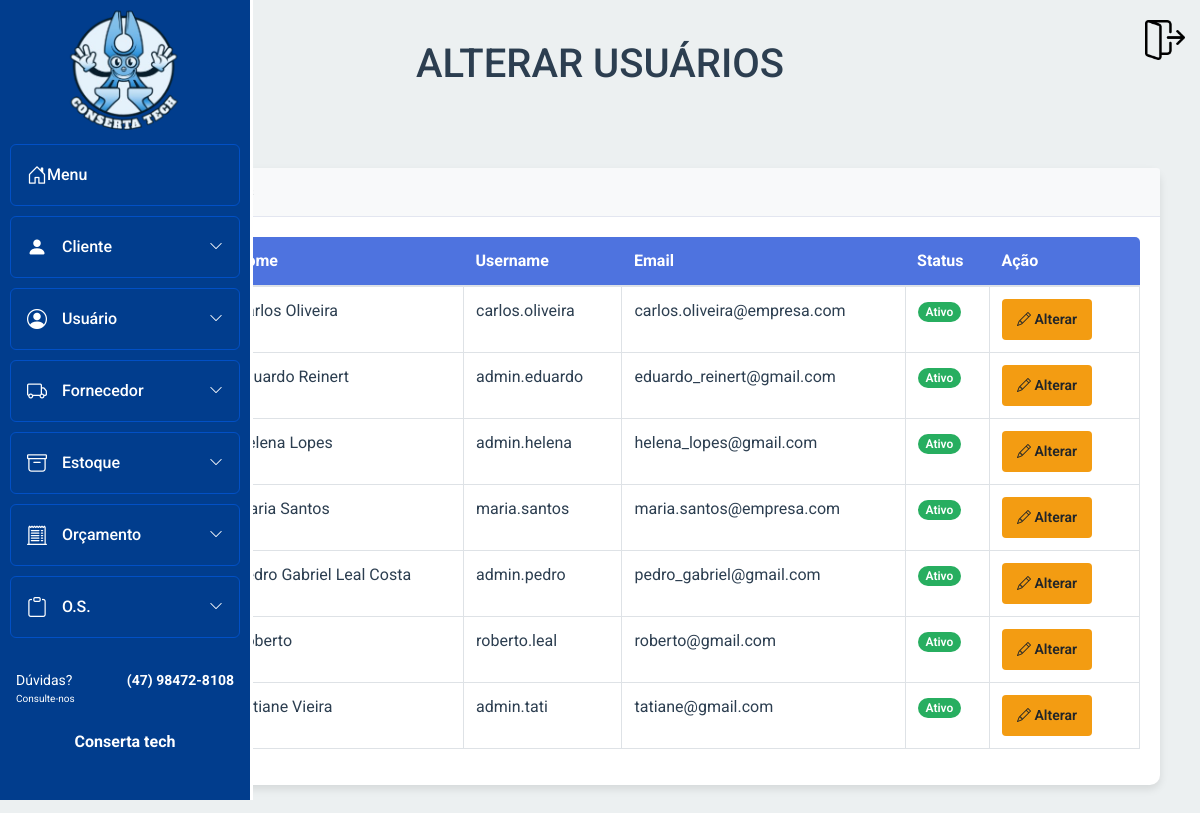
The page /sa_mod_bd/Usuario/alterar_usuario.php (signed in) on the database its author committed.
### tables this page shows
CREATE TABLE IF NOT EXISTS `usuario` (
  `id_usuario` int NOT NULL AUTO_INCREMENT,
  `id_perfil` int NOT NULL,
  `nome` varchar(50) NOT NULL,
  `cpf` varchar(15) DEFAULT NULL,
  `username` varchar(30) NOT NULL,
  `email` varchar(100) NOT NULL,
  `senha` varchar(255) NOT NULL,
  `data_cad` date DEFAULT NULL,
  `data_nasc` date DEFAULT NULL,
  `sexo` enum('M','F','O') DEFAULT NULL,
  `cep` varchar(10) DEFAULT NULL,
  `logradouro` varchar(80) DEFAULT NULL,
  `tipo` varchar(20) DEFAULT NULL,
  `complemento` varchar(15) DEFAULT NULL,
  `numero` int DEFAULT NULL,
  `cidade` varchar(30) DEFAULT NULL,
  `uf` varchar(2) DEFAULT NULL,
  `bairro` varchar(20) DEFAULT NULL,
  `telefone` varchar(18) DEFAULT NULL,
  `inativo` tinyint DEFAULT '0',
  `senha_temporaria` tinyint DEFAULT '0',
  PRIMARY KEY (`id_usuario`),
  UNIQUE KEY `username` (`username`),
  UNIQUE KEY `email` (`email`),
  UNIQUE KEY `cpf` (`cpf`),
  KEY `fk_usuario_perfil` (`id_perfil`)
);

### sa_mod_bd/Usuario/processa_alteracao.php (called while the page is built, shortened)
<?php
require '../Conexao/conexao.php';
$sql = "SELECT * FROM usuario WHERE inativo = 0 ORDER BY nome ASC";
$stmt = $pdo->prepare($sql);
$stmt->execute();
$usuarios = $stmt->fetchAll(PDO::FETCH_ASSOC);
function safe_html($value) {
    return $value !== null ? htmlspecialchars($value) : '';
}
?>

### sa_mod_bd/Usuario/alterar_usuario.php (the view, shortened to what this page needs)
<?php
include 'processa_alteracao.php';
?>
<!DOCTYPE html>
<html lang="pt-br">
<head>
    <link rel="stylesheet" href="../bootstrap/css/bootstrap.min.css">
    <link rel="stylesheet" href="https://cdn.jsdelivr.net/npm/bootstrap-icons@1.10.3/font/bootstrap-icons.css" />
    <link rel="stylesheet" href="../Menu_lateral/css-home-bar.css" />
    <link rel="stylesheet" href="https://cdn.jsdelivr.net/npm/flatpickr/dist/flatpickr.min.css">
    <link rel="stylesheet" href="https://cdn.jsdelivr.net/npm/notyf@3/notyf.min.css">
    <link rel="stylesheet" href="alterar.css">
</head>
<body>
    <div class="container">
        <h1>ALTERAR USUÁRIOS</h1>
        <?php include("../Menu_lateral/menu.php"); ?>
        <div class="mb-3">
            <a href="buscar_usuario.php" class="btn btn-secondary">
            </a>
        </div>
        <div class="card">
            <div class="card-header">
            </div>
            <div class="card-body">
                <?php if (!empty($usuarios)): ?>
                    <div class="table-responsive">
                        <table class="table table-bordered table-hover" width="100%" cellspacing="0">
                            <thead>
                                <tr>
                                    <th>ID</th>
                                    <th>Perfil</th>
                                    <th>Nome</th>
                                    <th>Username</th>
                                    <th>Email</th>
                                    <th>Status</th>
                                    <th>Ação</th>
                                </tr>
                            </thead>
                            <tbody>
                                <?php foreach ($usuarios as $usuario):
                                    $perfil_text = '';
                                    $perfil_class = '';
                                    switch ($usuario['id_perfil']) {
                                        case 1:
                                            $perfil_text = 'Admin';
                                            $perfil_class = 'perfil-1';
                                            break;
                                        case 2:
                                            $perfil_text = 'Atendente';
                                            $perfil_class = 'perfil-2';
                                            break;
                                        case 3:
                                            $perfil_text = 'Técnico';
                                            $perfil_class = 'perfil-3';
                                            break;
                                        default:
                                            $perfil_text = $usuario['id_perfil'];
                                            $perfil_class = '';
                                    }
                                    $status_text = $usuario['inativo'] ? 'Inativo' : 'Ativo';
                                    $status_class = $usuario['inativo'] ? 'status-inativo' : 'status-ativo';
                                    ?>
                                    <tr>
                                        <td><?= safe_html($usuario['id_usuario']) ?></td>
                                        <td><span class="perfil-badge <?= $perfil_class ?>"><?= $perfil_text ?></span></td>
                                        <td><?= safe_html($usuario['nome']) ?></td>
                                        <td><?= safe_html($usuario['username']) ?></td>
                                        <td><?= safe_html($usuario['email']) ?></td>
                                        <td><span class="status-badge <?= $status_class ?>"><?= $status_text ?></span></td>
                                        <td>
                                            <a class="btn btn-warning btn-sm"
                                                href="alterar_usuario.php?id=<?= safe_html($usuario['id_usuario']) ?>">
                                                <i class="bi bi-pencil"></i> Alterar
                                            </a>
                                        </td>
                                    </tr>
                                <?php endforeach; ?>
                            </tbody>
                        </table>
                    </div>
                <?php else: ?>
                    <div class="alert alert-info">
                        <i class="bi bi-info-circle"></i> Nenhum usuário ativo encontrado!
                    </div>
                <?php endif; ?>
            </div>
        </div>
    </div>
</body>
</html>

### sa_mod_bd/Menu_lateral/css-home-bar.css (style rules this page uses)
* { margin: 0; padding: 0; box-sizing: border-box; font-family: 'Roboto', sans-serif; }
html, body { height: 100%; overflow-x: hidden; }

### sa_mod_bd/Usuario/alterar.css (style rules this page uses)
:root { --primary-color: #2c3e50; --secondary-color: #3498db; --background-color: #ecf0f1; --text-color: #2c3e50; --border-color: #bdc3c7; --success-color: #27ae60; --danger-color: #e74c3c; --warning-color: #f39c12; }
* { margin: 0; padding: 0; box-sizing: border-box; font-family: 'Segoe UI', Tahoma, Geneva, Verdana, sans-serif; }
body { background-color: var(--background-color); color: var(--text-color); padding: 20px; }
.container { max-width: 1400px; padding: 20px; transition: margin-left 0.3s ease; }
h1, h2 { color: var(--primary-color); margin-bottom: 20px; text-align: center; }
.card { box-shadow: 0 4px 8px rgba(0,0,0,0.1); margin-bottom: 20px; border: none; border-radius: 10px; }
.card-header { background-color: #f8f9fa; border-bottom: 1px solid #e3e6f0; font-weight: bold; }
.table-responsive { border-radius: 5px; overflow: hidden; }
.table th { background-color: #4e73df; color: white; border: none; }
.btn-warning { background-color: var(--warning-color); border-color: var(--warning-color); }
.btn { padding: 10px 15px; border: none; border-radius: 4px; cursor: pointer; font-weight: 600; margin-right: 10px; }
.btn-secondary { background-color: #6c757d; color: white; }
.status-badge { padding: 3px 8px; border-radius: 12px; font-size: 0.75rem; font-weight: 600; }
.status-ativo { background-color: var(--success-color); color: white; }
.perfil-badge { padding: 3px 8px; border-radius: 12px; font-size: 0.75rem; font-weight: 600; }
.perfil-1 { background-color: #e74c3c; color: white; }
.perfil-2 { background-color: #3498db; color: white; }
.perfil-3 { background-color: #2ecc71; color: white; }

### rows shown on the page
usuario: nome "Carlos Oliveira", username "carlos.oliveira", email "carlos.oliveira@empresa.com", inativo "Ativo"
usuario: nome "Eduardo Reinert", username "admin.eduardo", email "eduardo_reinert@gmail.com", inativo "Ativo"
usuario: nome "Helena Lopes", username "admin.helena", email "helena_lopes@gmail.com", inativo "Ativo"
usuario: nome "Maria Santos", username "maria.santos", email "maria.santos@empresa.com", inativo "Ativo"
usuario: nome "Pedro Gabriel Leal Costa", username "admin.pedro", email "pedro_gabriel@gmail.com", inativo "Ativo"
usuario: nome "Roberto", username "roberto.leal", email "roberto@gmail.com", inativo "Ativo"
usuario: nome "Tatiane Vieira", username "admin.tati", email "tatiane@gmail.com", inativo "Ativo"
